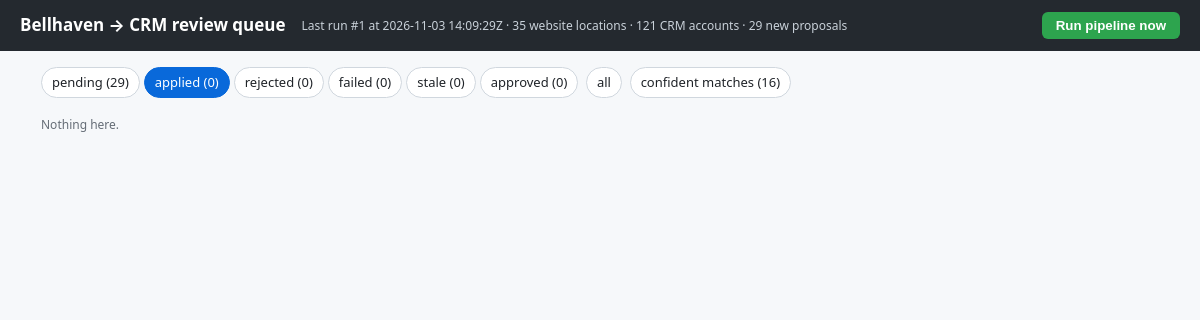
Page /?status=applied on the committed database.
### tables this page shows
CREATE TABLE runs (
  id INTEGER PRIMARY KEY AUTOINCREMENT,
  started_at TEXT, finished_at TEXT,
  n_locations INTEGER, n_accounts INTEGER,
  n_new_proposals INTEGER, n_stale INTEGER, report TEXT
);

### bellhaven/app.py (the view)
@app.route("/")
def index():
    status = request.args.get("status", "pending")
    kind = request.args.get("kind", "")
    con = connect()
    q, args = "SELECT * FROM proposals WHERE 1=1", []
    if status != "all":
        q += " AND status=?"; args.append(status)
    if kind:
        q += " AND kind=?"; args.append(kind)
    rows = [load(r) for r in con.execute(q, args)]
    rows.sort(key=lambda p: (KIND_ORDER.index(p["kind"]) if p["kind"] in KIND_ORDER else 99, p["title"]))
    counts = dict(con.execute("SELECT status, COUNT(*) FROM proposals GROUP BY status").fetchall())
    kinds = dict(con.execute("SELECT kind, COUNT(*) FROM proposals WHERE status=? GROUP BY kind",
                             (status,)).fetchall()) if status != "all" else {}
    run = con.execute("SELECT * FROM runs ORDER BY id DESC LIMIT 1").fetchone()
    report = json.loads(run["report"]) if run and run["report"] else {"matched": []}
    return render_template("index.html", rows=rows, status=status, kind=kind, counts=counts,
                           kinds=kinds, statuses=STATUSES, run=run, report=report)

### bellhaven/app.py (called while the page is built)
@app.context_processor
def helpers():
    return {"crm_url": crm_browser_url, "KIND_LABEL": KIND_LABEL, "differs": differs}

### bellhaven/store.py (called while the page is built)
def connect(path=None):
    path = path or DB_PATH
    os.makedirs(os.path.dirname(os.path.abspath(path)), exist_ok=True)
    con = sqlite3.connect(path)
    con.row_factory = sqlite3.Row
    con.executescript(SCHEMA)
    return con

### bellhaven/templates/index.html (shortened to what this page needs)
<!doctype html>
<html lang="en"><head><meta charset="utf-8"><meta name="viewport" content="width=device-width, initial-scale=1">
</head><body>
<header><h1>Bellhaven → CRM review queue</h1>
<span class="meta">{% if run %}Last run #{{run.id}} at {{run.finished_at}} · {{run.n_locations}} website locations · {{run.n_accounts}} CRM accounts · {{run.n_new_proposals}} new proposals{% else %}No runs yet{% endif %}</span>
<form method="post" action="/run"><button class="runb">Run pipeline now</button></form></header>
<main>
<div class="tabs">
{% for s in statuses %}<a class="{{'on' if s==status}}" href="/?status={{s}}">{{s}} ({{counts.get(s,0)}})</a>{% endfor %}
<a class="{{'on' if status=='all'}}" href="/?status=all">all</a>
<a class="{{'on' if status=='matched'}}" href="/?status=matched">confident matches ({{report.matched|length}})</a>
</div>
{% for p in rows %}{% set ev = p.evidence %}
<div class="card" id="{{p.id}}">
  <div><span class="badge k-{{p.kind}}">{{KIND_LABEL.get(p.kind,p.kind)}}</span><span class="st st-{{p.status}}">{{p.status}}</span>
  {% if ev.confidence %}<span class="muted"> · match confidence: {{ev.confidence}}</span>{% endif %}</div>
  <h2>{{p.title}}</h2>
  <p class="sum">{{p.summary}}</p>
  {% if ev.website %}{% set w = ev.website %}
  <table><tr><th></th><th>Website (<a href="{{w.url}}" target="_blank">source</a>)</th>
  {% for c in ev.candidates %}<th>CRM {% if c.account.account_id == ev.survivor %}<b>(survivor)</b>{% elif c.account.account_id == ev.duplicate %}<b>(this duplicate)</b>{% endif %}<br><a href="{{crm_url(c.account.account_id)}}" target="_blank">{{c.account.account_id}}</a></th>{% endfor %}</tr>
  {% for label, wk, ck in [("Name","name","name"),("Street","street","billing_street"),("City","city","billing_city"),("State","state","billing_state"),("Zip","zip","billing_zip"),("Care","care_offerings","care_type"),("Phone","phone","phone"),("Parent","","parent_name"),("Status","","status"),("Lifetime revenue","","lifetime_revenue"),("Outstanding AR","","outstanding_ar"),("Note","","note")] %}
  <tr><td class="k">{{label}}</td><td>{% if wk %}{{ w[wk]|join(', ') if wk=='care_offerings' else w[wk] }}{% endif %}</td>
  {% for c in ev.candidates %}{% set v = c.account[ck] %}<td class="{{'diff' if wk and differs(wk, w[wk], v)}}">{{v}}</td>{% endfor %}</tr>{% endfor %}
  <tr><td class="k">Match signals</td><td></td>{% for c in ev.candidates %}<td class="sig">{% for k,v in c.signals.items() %}<span class="{{'yes' if v is sameas true else 'no'}}">{{k}}: {{v}}</span>{% endfor %}</td>{% endfor %}</tr>
  </table>
  {% if ev.rejected_lookalikes %}<details><summary>{{ev.rejected_lookalikes|length}} similar-name CRM account(s) considered and rejected</summary>
  <table><tr><th>Account</th><th>Address</th><th>Parent</th><th>Name sim.</th><th>Why not a match</th></tr>
  {% for l in ev.rejected_lookalikes %}<tr><td><a href="{{crm_url(l.account.account_id)}}" target="_blank">{{l.account.name}}</a></td><td>{{l.account.billing_street}}, {{l.account.billing_city}} {{l.account.billing_state}}</td><td>{{l.account.parent_name}}</td><td>{{l.signals.name_similarity}}</td><td>{{l.why_not}}</td></tr>{% endfor %}</table></details>{% endif %}
  {% elif ev.crm_account %}{% set a = ev.crm_account %}
  <table><tr><th></th><th>CRM <a href="{{crm_url(a.account_id)}}" target="_blank">{{a.account_id}}</a></th>{% for o in ev.same_address_other_operator %}<th>Same address, other operator<br><a href="{{crm_url(o.account_id)}}" target="_blank">{{o.account_id}}</a></th>{% endfor %}</tr>
  {% for label,k in [("Name","name"),("Street","billing_street"),("City","billing_city"),("State","billing_state"),("Zip","billing_zip"),("Parent","parent_name"),("Status","status"),("Lifetime revenue","lifetime_revenue"),("Outstanding AR","outstanding_ar")] %}
  <tr><td class="k">{{label}}</td><td>{{a[k]}}</td>{% for o in ev.same_address_other_operator %}<td>{{o[k]}}</td>{% endfor %}</tr>{% endfor %}
  <tr><td class="k">On Bellhaven website?</td><td><b>No</b></td></tr></table>
  {% endif %}
  <details><summary>API calls that will run on approve</summary><pre>{{p.ops|pretty}}</pre></details>
  {% if p.result %}<details open><summary>Result ({{p.result.at}})</summary><pre>{{p.result.log|join('\n')}}</pre></details>{% endif %}
  {% if p.reviewer_comment %}<p class="muted">Reviewer comment: {{p.reviewer_comment}}</p>{% endif %}
  {% if p.status in ('pending','failed') %}
  <form class="actions" method="post">
    <input type="text" name="comment" placeholder="Optional comment">
    <button class="ap" formaction="/proposals/{{p.id}}/approve">{{'Retry' if p.status=='failed' else 'Approve & write to CRM'}}</button>
    {% if p.status=='pending' %}<button class="rj" formaction="/proposals/{{p.id}}/reject">Reject</button>{% endif %}
  </form>{% endif %}
  <div class="muted">id {{p.id}} · first seen run #{{p.first_run}} · last seen run #{{p.last_seen_run}}{% if p.decided_at %} · decided {{p.decided_at}}{% endif %}</div>
</div>
{% else %}{% if status!='matched' %}<p class="muted">Nothing here.</p>{% endif %}{% endfor %}
</main></body></html>

### bellhaven/templates/index.html (style rules this page uses)
:root { --ink:#1f2328;--mut:#656d76;--line:#d0d7de;--bg:#f6f8fa;--ok:#1a7f37;--bad:#cf222e;--warn:#9a6700;--acc:#0969da }
* { box-sizing:border-box }
body { margin:0;font:14px/1.45 system-ui,-apple-system,Segoe UI,sans-serif;color:var(--ink);background:var(--bg) }
header { background:#24292f;color:#fff;padding:12px 20px;display:flex;gap:16px;align-items:center;flex-wrap:wrap }
header h1 { font-size:17px;margin:0 }
header .meta { color:#c9d1d9;font-size:12px }
header form { margin-left:auto }
main { max-width:1150px;margin:0 auto;padding:16px }
.tabs a { display:inline-block;padding:5px 10px;margin:0 4px 6px 0;border:1px solid var(--line);border-radius:16px;background:#fff;color:var(--ink);text-decoration:none;font-size:13px }
.tabs a.on { background:var(--acc);color:#fff;border-color:var(--acc) }
button { padding:6px 14px;border-radius:6px;border:1px solid var(--line);cursor:pointer;font-weight:600 }
.runb { background:#2da44e;color:#fff;border:0 }
a { color:var(--acc) }
.muted { color:var(--mut);font-size:12px }

### rows in the picture
runs: id "1", finished_at "2026-11-03 14:09:29Z", n_locations "35", n_accounts "121", n_new_proposals "29"

### other values in the picture
{{ s }} "pending" "applied" "rejected" "failed" "stale" "approved"
{{ counts.get(s,0) }} "29" "0" "0" "0" "0" "0"
{{ report.matched|length }} "16"
